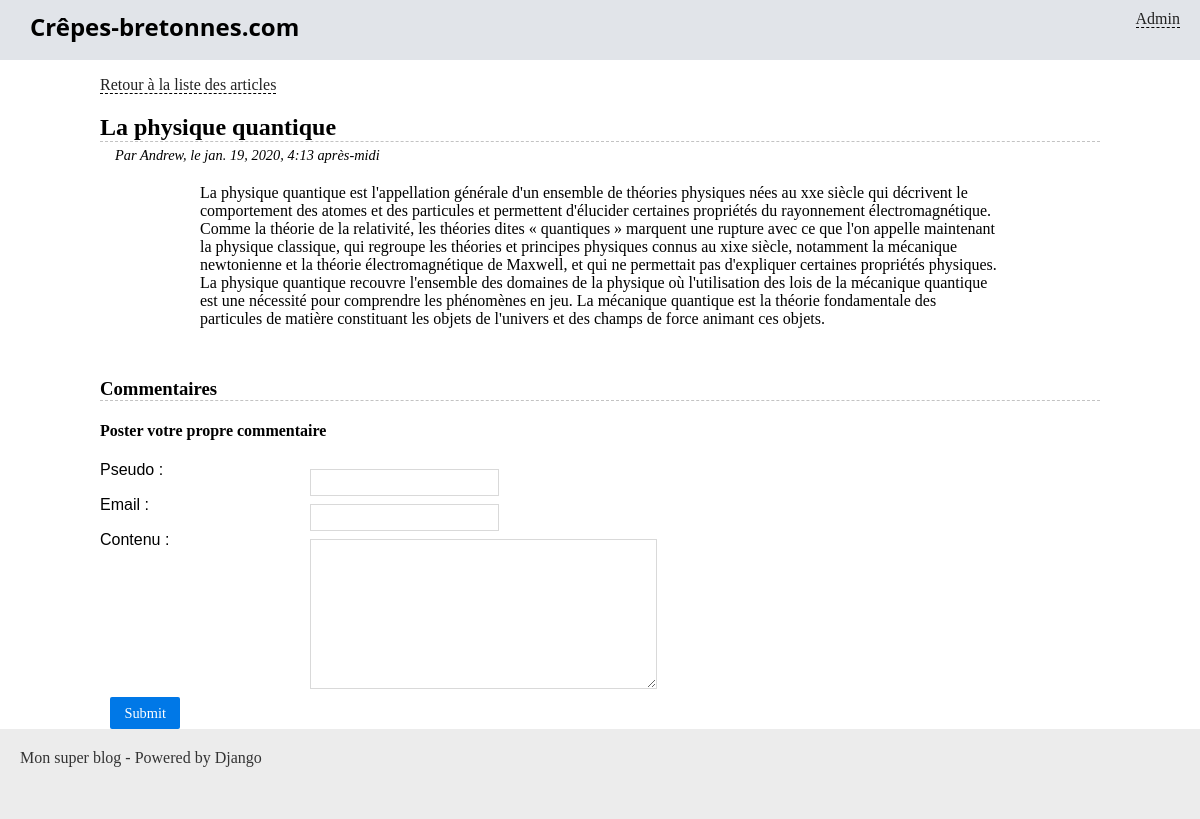
Page /blog/la-physique-quantique on the committed database.
### blog/models.py (models this page shows, shortened)
class Article(models.Model):
    titre = models.CharField(max_length=100)
    slug = models.SlugField()
    auteur = models.CharField(max_length=42)
    contenu = models.TextField(null=True)
    date = models.DateTimeField(verbose_name="Date de parution",
                                auto_now_add=True, auto_now=False)
    is_visible = models.BooleanField(verbose_name="Article publié ?",
                                     default=False)
    categorie = models.ForeignKey('Categorie', on_delete=models.CASCADE)

### blog/views.py (the view, shortened to what this page needs)
# urls.py: path('<slug>', views.lire_article, name='blog_lire'),
def lire_article(request, slug):
    article    = get_object_or_404(Article, slug=slug)
    comments    = Comment.objects.filter(is_visible=True, article=article).order_by('-date')[:4]
    form        = CommentForm(request.POST or None)
    return render(request, 'blog/lire_article.html', locals())

### blog/forms.py
class CommentForm(forms.Form):
   pseudo =		forms.CharField(max_length=50, label="Pseudo")
   mail = 		forms.EmailField(max_length=254, label="Email")
   content = 	forms.CharField(widget=forms.Textarea, label="Contenu")

### blog/templates/blog/lire_article.html (shortened to what this page needs)
{% extends "blog/base.html" %}
{% block content %}
	<p>
		<a href="{% url 'accueil' %}">Retour à la liste des articles</a>
	</p>
	<h2 class="titre-article">{{ article.titre }}</h2>
	<p class="infos-article">Par {{ article.auteur }}, le {{ article.date }}</p>
	<div class="contenu-article">
		{{ article.contenu|safe }}
	</div>
	<h3 class="titre-comments">Commentaires</h3>
	<h4>Poster votre propre commentaire</h4>
	<form method="post" action="{% url 'blog_lire' article.slug %}" class="pure-form">
    	{{ form.as_p }}
    	<inoput type="hidden" name="article" id="id_article" value="{{ article.id }}">
		<p style="text-align:center">
			<input class="pure-button pure-button-primary" type="submit" />
		</p>
	</form>
{% endblock %}

### blog/static/blog/styles.css (style rules this page uses)
* { box-sizing: border-box; }
body { margin: 0; padding: 0; }
a { color: #222; border-bottom: 1px dashed #000; text-decoration: none; }
form label { display: block; float: left; font-weight: lighter; width: 200px; text-align: justify; font-family: Arvo, Arial; }
form input, form select, form textarea { border: 1px solid #d9d9d9; color: #343434; float: left; margin: 8px 10px 0px 10px; padding: 5px; }
form textarea { height: 150px; }
form p { clear: both; }
.titre-article, .titre-comments { border-bottom: 1px dashed #c3c3c3; margin-bottom: 0; }
.infos-article { margin: 5px 0 0 15px; font-style: italic; font-size: 0.9em; }
.titre-comments { margin-top: 50px; }
.contenu-article { margin: 20px auto; width: 80%; }
input[type="submit"] { background-color: #0078E7; color: #FFF; font-family: Verdana; font-size: 0.9em; padding: 0.5em 1em; border: 0px none transparent; text-decoration: none; border-radius: 2px; display: inline-block; }

### rows in the picture
Article: titre "La physique quantique", auteur "Andrew", date "jan. 19, 2020, 4:13 après-midi", contenu "La physique quantique est l'appellation générale d'un ensemble de théories physiques nées au xxe siècle qui décrivent le comportement des atomes et des particules et permettent d'élucider certaines propriétés du rayonnement électromagnétique. Comme la théorie de la relativité, les théories dites « quantiques » marquent une rupture avec ce que l'on appelle maintenant la physique classique, qui regroupe les théories et principes physiques connus au xixe siècle, notamment la mécanique newtonienne et la théorie électromagnétique de Maxwell, et qui ne permettait pas d'expliquer certaines propriétés physiques. La physique quantique recouvre l'ensemble des domaines de la physique où l'utilisation…"
